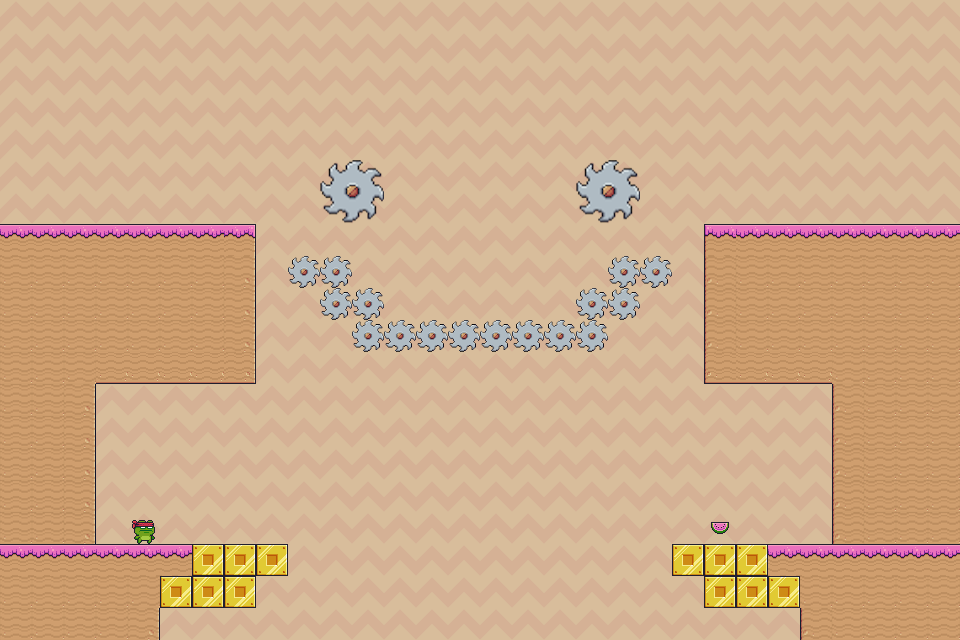

A level layout from a 2D game, rendered from its tile map. Below: a short description, then the map file with its tile-grid data intact:
An orthogonal 30x20 tile map with 32x32 px tiles, 2 tile layers (Tile Layer 1, Objects).

<map version="1.2" tiledversion="1.3.1" orientation="orthogonal" renderorder="right-down" compressionlevel="0" width="30" height="20" tilewidth="32" tileheight="32" infinite="0" nextlayerid="4" nextobjectid="1">
 <tileset firstgid="1" source="TheBest.tsx" />
 <layer id="1" name="Tile Layer 1" width="30" height="20">
  <data encoding="csv">
109,109,109,109,109,109,109,109,109,109,109,109,109,109,109,109,109,109,109,109,109,109,109,109,109,109,109,109,109,109,
109,109,109,109,109,109,109,109,109,109,109,109,109,109,109,109,109,109,109,109,109,109,109,109,109,109,109,109,109,109,
109,109,109,109,109,109,109,109,109,109,109,109,109,109,109,109,109,109,109,109,109,109,109,109,109,109,109,109,109,109,
109,109,109,109,109,109,109,109,109,109,109,109,109,109,109,109,109,109,109,109,109,109,109,109,109,109,109,109,109,109,
109,109,109,109,109,109,109,109,109,109,109,109,109,109,109,109,109,109,109,109,109,109,109,109,109,109,109,109,109,109,
109,109,109,109,109,109,109,109,109,109,109,109,109,109,109,109,109,109,109,109,109,109,109,109,109,109,109,109,109,109,
109,109,109,109,109,109,109,109,109,109,109,109,109,109,109,109,109,109,109,109,109,109,109,109,109,109,109,109,109,109,
226,226,226,226,226,226,226,227,109,109,109,109,109,109,109,109,109,109,109,109,109,109,225,226,226,226,226,226,226,226,
245,245,245,245,245,245,245,246,109,109,109,109,109,109,109,109,109,109,109,109,109,109,244,245,245,245,245,245,245,245,
245,245,245,245,245,245,245,246,109,109,109,109,109,109,109,109,109,109,109,109,109,109,244,245,245,245,245,245,245,245,
245,245,245,245,245,245,245,246,109,109,109,109,109,109,109,109,109,109,109,109,109,109,244,245,245,245,245,245,245,245,
245,245,245,264,264,264,264,265,109,109,109,109,109,109,109,109,109,109,109,109,109,109,263,264,264,264,245,245,245,245,
245,245,246,109,109,109,109,109,109,109,109,109,109,109,109,109,109,109,109,109,109,109,109,109,109,109,244,245,245,245,
245,245,246,109,109,109,109,109,109,109,109,109,109,109,109,109,109,109,109,109,109,109,109,109,109,109,244,245,245,245,
245,245,246,109,109,109,109,109,109,109,109,109,109,109,109,109,109,109,109,109,109,109,109,109,109,109,244,245,245,245,
245,245,246,109,109,109,109,109,109,109,109,109,109,109,109,109,109,109,109,109,109,109,109,109,109,109,244,245,245,245,
245,245,246,109,109,109,109,109,109,109,109,109,109,109,109,109,109,109,109,109,109,109,109,109,109,109,244,245,245,245,
226,226,226,226,226,226,93,93,93,109,109,109,109,109,109,109,109,109,109,109,109,93,93,93,226,226,226,226,226,226,
245,245,245,245,245,93,93,93,109,109,109,109,109,109,109,109,109,109,109,109,109,109,93,93,93,245,245,245,245,245,
245,245,245,245,246,109,109,109,109,109,109,109,109,109,109,109,109,109,109,109,109,109,109,109,109,244,245,245,245,245
</data>
 </layer>
 <layer id="2" name="Objects" width="30" height="20">
  <data encoding="csv">
0,0,0,0,0,0,0,0,0,0,0,0,0,0,0,0,0,0,0,0,0,0,0,0,0,0,0,0,0,0,
0,0,0,0,0,0,0,0,0,0,0,0,0,0,0,0,0,0,0,0,0,0,0,0,0,0,0,0,0,0,
0,0,0,0,0,0,0,0,0,0,0,0,0,0,0,0,0,0,0,0,0,0,0,0,0,0,0,0,0,0,
0,0,0,0,0,0,0,0,0,0,0,0,0,0,0,0,0,0,0,0,0,0,0,0,0,0,0,0,0,0,
0,0,0,0,0,0,0,0,0,0,0,0,0,0,0,0,0,0,0,0,0,0,0,0,0,0,0,0,0,0,
0,0,0,0,0,0,0,0,0,0,268,269,0,0,0,0,0,0,268,269,0,0,0,0,0,0,0,0,0,0,
0,0,0,0,0,0,0,0,0,0,287,288,0,0,0,0,0,0,287,288,0,0,0,0,0,0,0,0,0,0,
0,0,0,0,0,0,0,0,0,0,0,0,0,0,0,0,0,0,0,0,0,0,0,0,0,0,0,0,0,0,
0,0,0,0,0,0,0,0,0,142,142,0,0,0,0,0,0,0,0,142,142,0,0,0,0,0,0,0,0,0,
0,0,0,0,0,0,0,0,0,0,142,142,0,0,0,0,0,0,142,142,0,0,0,0,0,0,0,0,0,0,
0,0,0,0,0,0,0,0,0,0,0,142,142,142,142,142,142,142,142,0,0,0,0,0,0,0,0,0,0,0,
0,0,0,0,0,0,0,0,0,0,0,0,0,0,0,0,0,0,0,0,0,0,0,0,0,0,0,0,0,0,
0,0,0,0,0,0,0,0,0,0,0,0,0,0,0,0,0,0,0,0,0,0,0,0,0,0,0,0,0,0,
0,0,0,0,0,0,0,0,0,0,0,0,0,0,0,0,0,0,0,0,0,0,0,0,0,0,0,0,0,0,
0,0,0,0,0,0,0,0,0,0,0,0,0,0,0,0,0,0,0,0,0,0,0,0,0,0,0,0,0,0,
0,0,0,0,0,0,0,0,0,0,0,0,0,0,0,0,0,0,0,0,0,0,0,0,0,0,0,0,0,0,
0,0,0,0,21,0,0,0,0,0,0,0,0,0,0,0,0,0,0,0,0,0,306,0,0,0,0,0,0,0,
0,0,0,0,0,0,0,0,0,0,0,0,0,0,0,0,0,0,0,0,0,0,0,0,0,0,0,0,0,0,
0,0,0,0,0,0,0,0,0,0,0,0,0,0,0,0,0,0,0,0,0,0,0,0,0,0,0,0,0,0,
0,0,0,0,0,0,0,0,0,0,0,0,0,0,0,0,0,0,0,0,0,0,0,0,0,0,0,0,0,0
</data>
 </layer>
</map>
